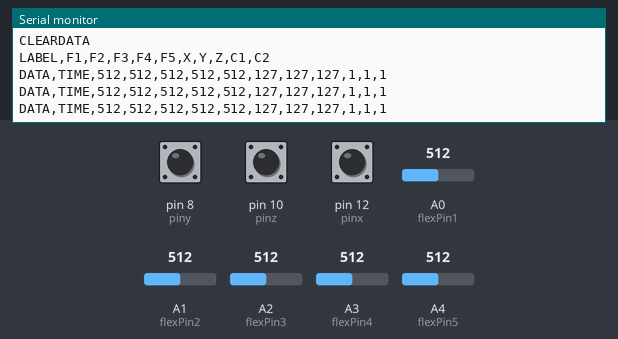
A sketch run on a simulated Arduino Uno, built with avr-gcc and run on an emulated ATmega328P. On the bench: the last lines printed to the serial monitor. The inputs (shaded band) are chosen by the test bench; at power-on: A0 (flexPin1) = 512, A1 (flexPin2) = 512, A2 (flexPin3) = 512, A3 (flexPin4) = 512, A4 (flexPin5) = 512, pin 8 (piny) HIGH, pin 10 (pinz) HIGH, pin 12 (pinx) HIGH.

Above: at 1.2 s.
1.3 s: A0 (flexPin1) set to 306
At 1.9 s:
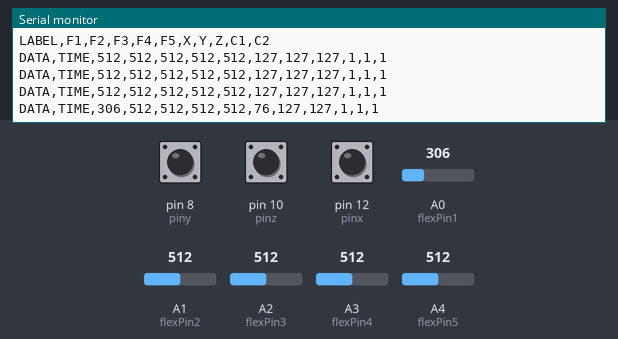
4.3 s: A1 (flexPin2) set to 716
At 5.0 s:
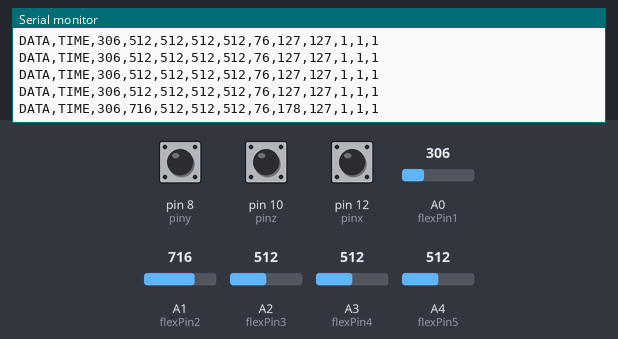
5.8 s: A2 (flexPin3) set to 716
At 6.4 s:
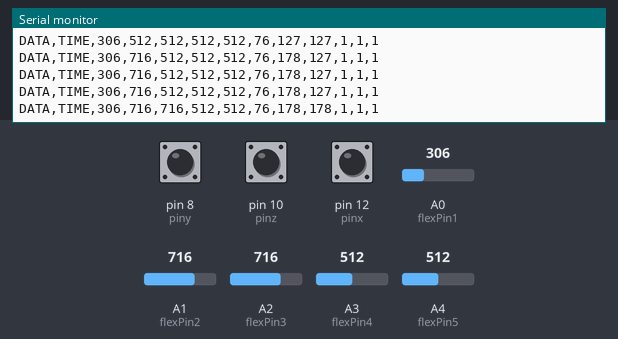
7.3 s: A3 (flexPin4) set to 716
At 8.0 s:
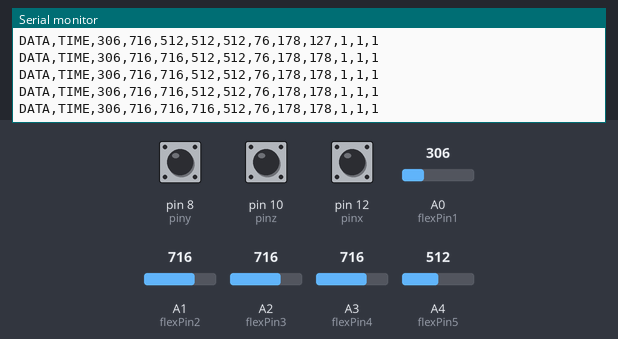
8.8 s: A4 (flexPin5) set to 716
At 9.5 s:
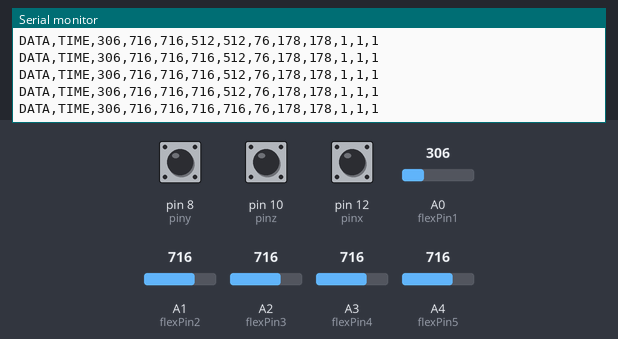
10.3 s: pin 8 (piny) pulled LOW for 0.3 s
At 11.0 s:
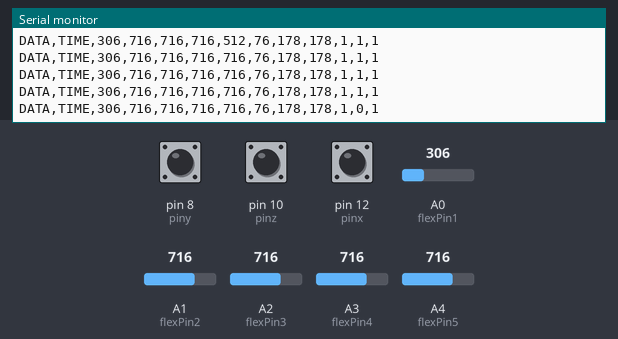

Measured:
- after the input at 1.3 s, the serial monitor: prints a new line after 0.24 s (image 1)
- after the input at 4.3 s, the serial monitor: prints a new line after 0.25 s (image 2)
- after the input at 5.8 s, the serial monitor: prints a new line after 0.26 s (image 3)
- after the input at 7.3 s, the serial monitor: prints a new line after 0.27 s (image 4)
- after the input at 8.8 s, the serial monitor: prints a new line after 0.28 s (image 5)
- after the input at 10.3 s, the serial monitor: prints a new line after 0.28 s (image 6)

The sketch:

gestureVocalizer.ino
```cpp
#include <SoftwareSerial.h>
// Constants:
int flexPin1 = A0; // to read analog input from the 1st flex sensor
int flexPin2 = A1; // to read analog input from the 2nd flex sensor
int flexPin3 = A2; // to read analog input from the 3rd flex sensor
int flexPin4 = A3; // to read analog input from the 4th flex sensor
int flexPin5 = A4; // to read analog input from the 5th flex sensor

// Variables:
int a;
int b;
int c;
int d;
int e;

// Values from 3 contact sensors
int pinx = 12;
int piny = 8;
int pinz = 10;
int xpin = A0; // x-axis of the accelerometer
int ypin = A1; // y-axis
int zpin = A2; // z-axis (only on 3-axis models)

// Variables
int mappedX = 0;
int mappedY = 0;
int mappedZ = 0;
int pinxState = 0;
int pinyState = 0;
int pinzState = 0;

SoftwareSerial bluetooth(2, 3);  // RX, TX pins for Bluetooth module
void setup() {
  Serial.begin(9600);
  pinMode(pinx, INPUT);
  digitalWrite(pinx, HIGH);
  pinMode(piny, INPUT);
  digitalWrite(piny, HIGH);
  pinMode(pinz, INPUT);
  digitalWrite(pinz, HIGH);


  Serial.println("CLEARDATA");
  Serial.print("LABEL,F1,F2,F3,F4,F5,X,Y,Z,C1,C2");
  Serial.println();
}

void loop() {
  a = analogRead(flexPin1);
  b = analogRead(flexPin2);
  c = analogRead(flexPin3);
  d = analogRead(flexPin4);
  e = analogRead(flexPin5);

  mappedX = map(analogRead(xpin), 0, 1023, 0, 255);
  mappedY = map(analogRead(ypin), 0, 1023, 0, 255);
  mappedZ = map(analogRead(zpin), 0, 1023, 0, 255);

  pinxState = digitalRead(pinx);
  pinyState = digitalRead(piny);
  pinzState = digitalRead(pinz);
 if (a < 900 && b > 900 && c > 900 && d > 900 && e > 900 && a > 800) {
    bluetooth.println("a");
  }

  if (a > 900 && b < 900 && c < 900 && e < 900) {
    bluetooth.println("b");
  }

  if (a > 900 && b < 900 && c > 900 && d > 800 && e > 900) {
    bluetooth.println("d");
  }

  if (a > 900 && b > 900 && c > 900 && d > 900 && e > 900) {
    bluetooth.println("e");
  }

  if (a > 900 && b > 900 && c < 890 && e < 890) {
    bluetooth.println("f");
  }

  if (a < 900 && b < 900 && c > 890 && d > 890 && e > 890 && a > 800) {
    bluetooth.println("g");
  }

  if (a < 900 && b < 900 && c < 900 && d > 870 && e > 900) {
    bluetooth.println("h");
  }

  if (a > 900 && b > 900 && c > 900 && d > 900 && e < 900) {
    bluetooth.println("i");
  }

  if (a < 900 && b > 900 && c > 900 && d > 900 && e < 900 && a > 800) {
    bluetooth.println("j");
  }

  if (a > 900 && b < 900 && c < 900 && d > 900 && e > 900) {
    bluetooth.println("k");
  }

  if (a < 800 && b < 900 && c > 900 && d > 900 && e > 900) {
    bluetooth.println("l");
  }

  if (a < 800 && b > 900 && c > 900 && d > 900 && e < 900) {
    bluetooth.println("m");
  }

  if (a < 820 && b > 900 && c > 900 && d < 900 && e < 900) {
    bluetooth.println("n");
  }

  if (a > 820 && b < 900 && c < 900 && d < 900 && e > 900) {
    bluetooth.println("o");
  }

  if (a < 880 && b < 910 && c > 900 && d > 900 && e < 890) {
    bluetooth.println("p");
  }

  if (a < 850 && b < 900 && c > 900 && d < 920 && e < 890) {
    bluetooth.println("q");
  }

  if (a < 790 && b < 900 && c < 900 && d > 920 && e > 890) {
    bluetooth.println("r");
  }

  if (a < 960 && b > 900 && c > 900 && d > 920 && e > 890 && a > 940) {
    bluetooth.println("s");
  }

  if (a < 800 && b > 900 && d < 920 && e < 890) {
    bluetooth.println("t");
  }

  if (a > 900 && b < 900 && d > 900 && e < 900) {
    bluetooth.println("u");
  }

  if (a > 900 && b < 900 && d < 900 && e < 900 && c > 900) {
    bluetooth.println("v");
  }

  if (a < 900 && b < 900 && d < 900 && e < 900 && c > 900) {
    bluetooth.println("w");
  }

  if (a > 900 && b > 900 && d < 900 && e < 900 && c > 900) {
    bluetooth.println("x");
  }

  if (a > 800 && b > 900 && d < 900 && e > 900 && c > 900) {
    bluetooth.println("y");
  }

  if (a > 900 && b > 900 && d < 900 && e < 900 && c > 900) {
    bluetooth.println("z");
  }

  Serial.print("DATA,TIME,");
  Serial.print(a);
  Serial.print(",");
  Serial.print(b);
  Serial.print(",");
  Serial.print(c);
  Serial.print(",");
  Serial.print(d);
  Serial.print(",");
  Serial.print(e);
  Serial.print(",");
  Serial.print(mappedX);
  Serial.print(",");
  Serial.print(mappedY);
  Serial.print(",");
  Serial.print(mappedZ);
  Serial.print(",");
  Serial.print(pinxState);
  Serial.print(",");
  Serial.print(pinyState);
  Serial.print(",");
  Serial.print(pinzState);
  Serial.println();

  // Delay before next reading:
  delay(500);
}
```
